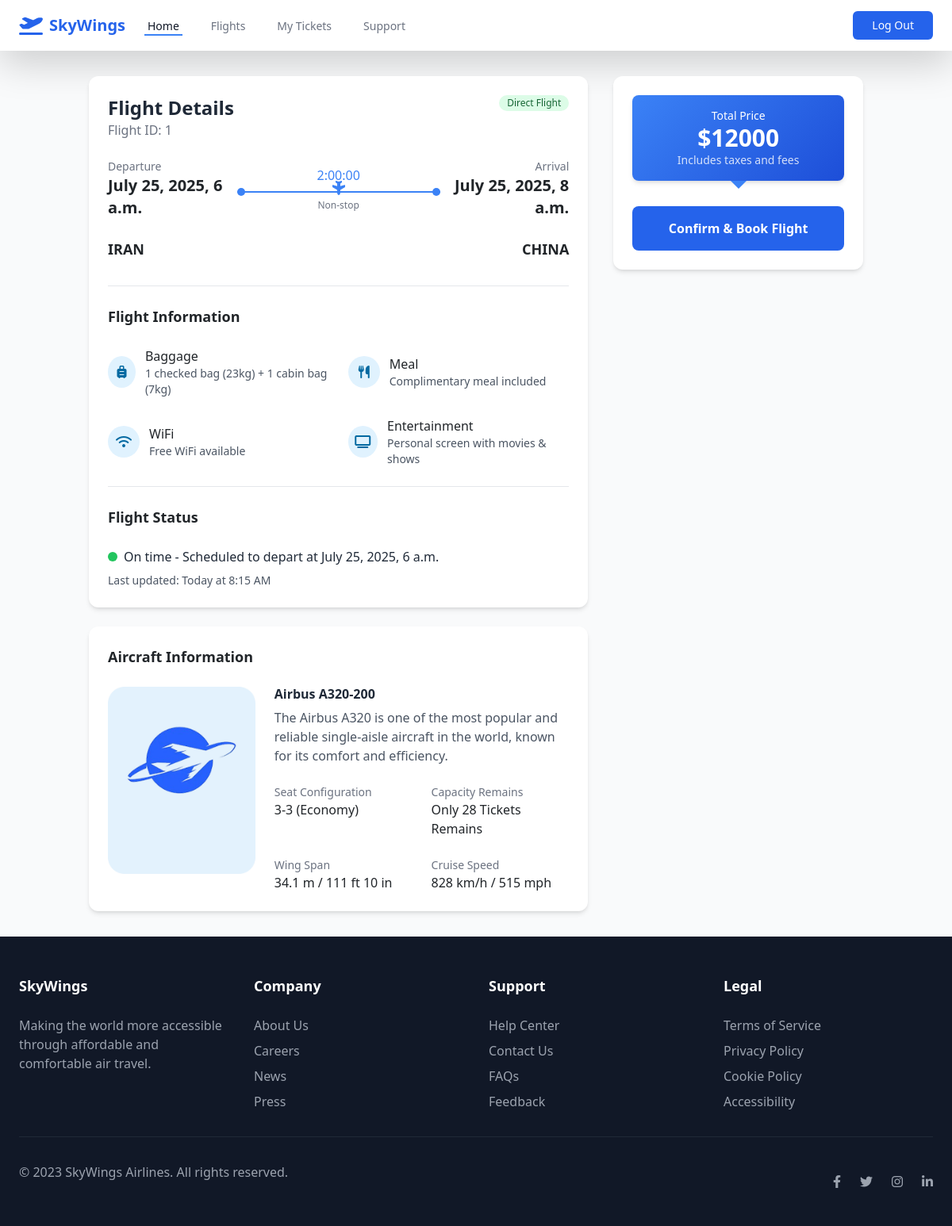
Page /flight_detail/1/ (signed in) on the committed database.
### flights/models.py (models this page shows, shortened)
class Flights(models.Model):
    flight_id = models.IntegerField(primary_key=True, unique=True)
    departure = models.CharField(max_length=100)
    destination = models.CharField(max_length=100)
    departure_time = models.DateTimeField()
    arrival_time = models.DateTimeField()
    pilot = models.ForeignKey(User, on_delete=models.CASCADE, related_name='pilot')
    flight_capacity = models.IntegerField()
    flight_price = models.BigIntegerField()

class homepage_objects(models.Model):
    object_id = models.IntegerField(primary_key=True, unique=True)
    back_ground_for_flights = models.ImageField(upload_to='obj/')

### flights/views.py (the view)
# urls.py: path('flight_detail/<int:flight_id>/', views.flight_detail.as_view(), name='flight_detail'),
class flight_detail(View):
    template_name = 'flights/flight_detail.html'
    def get(self, request, flight_id):
        flight = get_object_or_404(Flights, flight_id=flight_id)
        back_ground_obj = homepage_objects.objects.get(object_id=1)
        delta_t = flight.arrival_time - flight.departure_time
        return render(request, self.template_name, {'flight': flight, 'bgo': back_ground_obj, "delta_t": delta_t})

### flights/templates/flights/flight_detail.html (shortened to what this page needs)
{% extends 'base.html' %}
{% block content %}
<!DOCTYPE html>
<html lang="en">
<head>
    <script src="https://cdn.tailwindcss.com"></script>
    <link rel="stylesheet" href="https://cdnjs.cloudflare.com/ajax/libs/font-awesome/6.4.0/css/all.min.css">
</head>
<body class="bg-gray-50">
    <main class="container mx-auto px-4 py-8">
        <div class="flex flex-col lg:flex-row gap-8">
            <div class="lg:w-2/3">
                <div class="bg-white rounded-xl shadow-md overflow-hidden flight-card mb-6">
                    <div class="p-6">
                        <div class="flex justify-between items-start mb-6">
                            <div>
                                <h2 class="text-2xl font-bold text-gray-800">Flight Details</h2>
                                <p class="text-gray-500">Flight ID: {{ flight.flight_id }}</p>
                            </div>
                            <span class="bg-green-100 text-green-800 text-xs font-medium px-2.5 py-0.5 rounded-full">Direct Flight</span>
                        </div>
                        <div class="mb-8">
                            <div class="flex justify-between items-center mb-2">
                                <div>
                                    <p class="text-gray-500 text-sm">Departure</p>
                                    <p class="text-xl font-bold">{{ flight.departure_time }}</p>
                                </div>
                                <div class="text-center">
                                    <p class="text-blue-500 font-medium">{{ delta_t }}</p>
                                    <div class="flight-path w-64 mx-auto my-2">
                                        <i class="fas fa-plane airplane-icon"></i>
                                    </div>
                                    <p class="text-xs text-gray-500">Non-stop</p>
                                </div>
                                <div class="text-right">
                                    <p class="text-gray-500 text-sm">Arrival</p>
                                    <p class="text-xl font-bold">{{ flight.arrival_time }}</p>
                                </div>
                            </div>
                            <div class="flex justify-between mt-4">
                                <div>
                                    <p class="text-lg font-semibold">{{ flight.departure }}</p>
                                </div>
                                <div class="text-right">
                                    <p class="text-lg font-semibold">{{ flight.destination }}</p>
                                </div>
                            </div>
                        </div>
                        <div class="border-t border-gray-200 pt-6">
                            <h3 class="text-lg font-semibold mb-4">Flight Information</h3>
                            <div class="grid grid-cols-1 md:grid-cols-2 gap-4">
                                <div class="flex items-center">
                                    <div class="amenity-icon mr-3">
                                        <i class="fas fa-suitcase-rolling"></i>
                                    </div>
                                    <div>
                                        <p class="font-medium">Baggage</p>
                                        <p class="text-gray-600 text-sm">1 checked bag (23kg) + 1 cabin bag (7kg)</p>
                                    </div>
                                </div>
                                <div class="flex items-center">
                                    <div class="amenity-icon mr-3">
                                        <i class="fas fa-utensils"></i>
                                    </div>
                                    <div>
                                        <p class="font-medium">Meal</p>
                                        <p class="text-gray-600 text-sm">Complimentary meal included</p>
                                    </div>
                                </div>
                                <div class="flex items-center">
                                    <div class="amenity-icon mr-3">
                                        <i class="fas fa-wifi"></i>
                                    </div>
                                    <div>
                                        <p class="font-medium">WiFi</p>
                                        <p class="text-gray-600 text-sm">Free WiFi available</p>
                                    </div>
                                </div>
                                <div class="flex items-center">
                                    <div class="amenity-icon mr-3">
                                        <i class="fas fa-tv"></i>
                                    </div>
                                    <div>
                                        <p class="font-medium">Entertainment</p>
                                        <p class="text-gray-600 text-sm">Personal screen with movies & shows</p>
                                    </div>
                                </div>
                            </div>
                        </div>
                        <div class="border-t border-gray-200 pt-6 mt-6">
                            <h3 class="text-lg font-semibold mb-4">Flight Status</h3>
                            <div class="flex items-center">
                                <div class="h-3 w-3 bg-green-500 rounded-full mr-2"></div>
                                <p class="text-gray-800">On time - Scheduled to depart at {{ flight.departure_time }}</p>
                            </div>
                            <p class="text-gray-600 text-sm mt-2">Last updated: Today at 8:15 AM</p>
                        </div>
                    </div>
                </div>
                <div class="bg-white rounded-xl shadow-md overflow-hidden flight-card">
                    <div class="p-6">
                        <h3 class="text-lg font-semibold mb-4">Aircraft Information</h3>
                        <div class="flex flex-col md:flex-row gap-6">
                            <div class="md:w-1/3">
                                <img src={{ bgo.back_ground_for_flights.url }}>
                            </div>
                            <div class="md:w-2/3">
                                <h4 class="font-bold text-gray-800 mb-2">Airbus A320-200</h4>
                                <p class="text-gray-600 mb-4">The Airbus A320 is one of the most popular and reliable single-aisle aircraft in the world, known for its comfort and efficiency.</p>
                                <div class="grid grid-cols-2 gap-4">
                                    <div>
                                        <p class="text-gray-500 text-sm">Seat Configuration</p>
                                        <p class="font-medium">3-3 (Economy)</p>
                                    </div>
                                    <div>
                                        <p class="text-gray-500 text-sm">Capacity Remains</p>
                                        <p class="font-medium">Only {{ flight.flight_capacity }} Tickets Remains</p>
                                    </div>
                                    <div>
                                        <p class="text-gray-500 text-sm">Wing Span</p>
                                        <p class="font-medium">34.1 m / 111 ft 10 in</p>
                                    </div>
                                    <div>
                                        <p class="text-gray-500 text-sm">Cruise Speed</p>
                                        <p class="font-medium">828 km/h / 515 mph</p>
                                    </div>
                                </div>
                            </div>
                        </div>
                    </div>
                </div>
            </div>
            <div class="lg:w-1/3">
                <div class="bg-white rounded-xl shadow-md overflow-hidden sticky top-6">
                    <div class="p-6">
                        <div class="price-tag text-center mb-8">
                            <p class="text-sm">Total Price</p>
                            <p class="text-3xl font-bold">${{ flight.flight_price }}</p>
                            <p class="text-sm opacity-80">Includes taxes and fees</p>
                        </div>
                        <button class="w-full bg-blue-600 hover:bg-blue-700 text-white font-bold py-3 px-4 rounded-lg transition duration-200" onclick="window.location.href='{% url 'flights:book_flight' flight.flight_id %}'">
                            Confirm & Book Flight
                        </button>
                    </div>
                </div>
            </div>
        </div>
    </main>
</body>
</html>
{% endblock %}

### flights/templates/flights/flight_detail.html (style rules this page uses)
.flight-path { position: relative; height: 2px; background-color: #3b82f6; }
.flight-path::before { content: ''; position: absolute; left: 0; top: -4px; width: 10px; height: 10px; border-radius: 50%; background-color: #3b82f6; }
.flight-path::after { content: ''; position: absolute; right: 0; top: -4px; width: 10px; height: 10px; border-radius: 50%; background-color: #3b82f6; }
.airplane-icon { position: absolute; left: 50%; top: -12px; transform: translateX(-50%) rotate(90deg); color: #3b82f6; }
.price-tag { position: relative; background: linear-gradient(135deg, #3b82f6, #1d4ed8); color: white; padding: 1rem; border-radius: 0.5rem; box-shadow: 0 4px 6px -1px rgba(0, 0, 0, 0.1), 0 2px 4px -1px rgba(0, 0, 0, 0.06); }
.price-tag::after { content: ''; position: absolute; bottom: -10px; left: 50%; transform: translateX(-50%); border-width: 10px 10px 0; border-style: solid; border-color: #3b82f6 transparent transparent; }
.amenity-icon { width: 40px; height: 40px; display: flex; align-items: center; justify-content: center; border-radius: 50%; background-color: #e0f2fe; color: #0369a1; }
.flight-card { transition: all 0.3s ease; }

### rows in the picture
Flights: flight_id "1", departure_time "July 25, 2025, 6 a.m.", arrival_time "July 25, 2025, 8 a.m.", departure "IRAN", destination "CHINA", flight_capacity "28", flight_price "12000"
homepage_objects: back_ground_for_flights (picture)

### other values in the picture
{{ delta_t }} "2:00:00"
